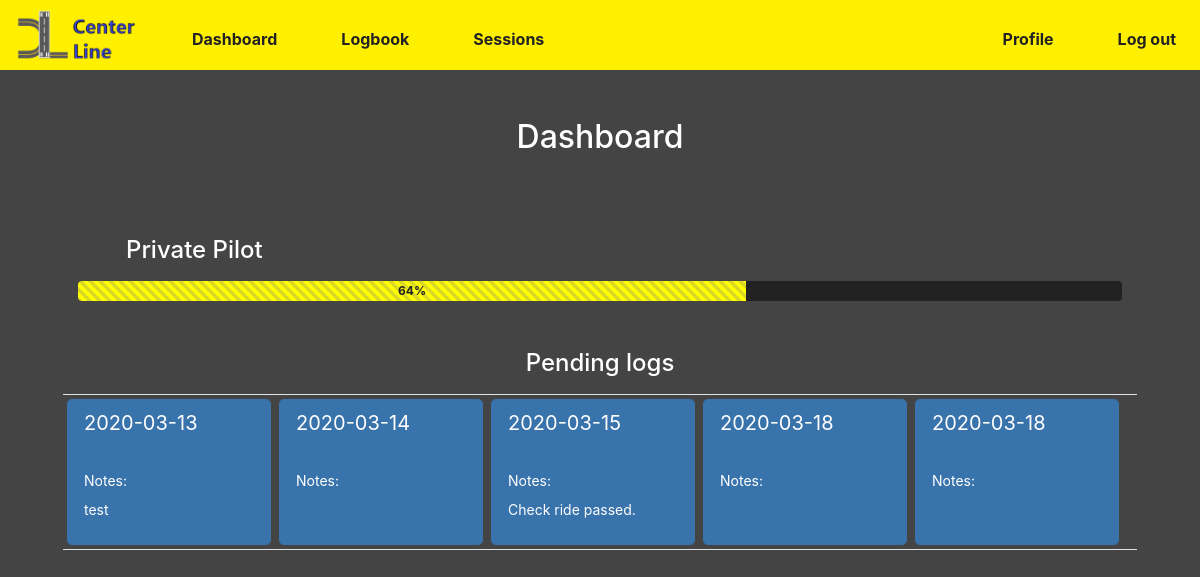
/dashboard (signed in), run on the app's committed database.
### tables this page shows
CREATE TABLE courses (
'id' INTEGER PRIMARY KEY AUTOINCREMENT NOT NULL,
'is_standard' INTEGER DEFAULT 0,
'course_name' TEXT NOT NULL,
'total_hours' REAL,
'dual' REAL,
'pic' REAL,
'cc_dual' REAL,
'night_dual' REAL,
'cc_night' INTEGER,
'takeoff_night' INTEGER,
'land_night' INTEGER,
'maneuver' REAL,
'cc_solo' REAL,
'cc_150' INTEGER,
'takeoff_tower' INTEGER,
'land_tower' INTEGER,
'check_ride_prep' REAL,
'exam' INTEGER,
'check_ride' INTEGER,
'tailwheel' REAL,
'high_performance' REAL,
'mel' REAL
);

CREATE TABLE users (
'id' INTEGER PRIMARY KEY AUTOINCREMENT NOT NULL,
'email' TEXT NOT NULL,
'hash' TEXT NOT NULL,
'firstname' TEXT NOT NULL,
'lastname' TEXT NOT NULL,
'role' TEXT NOT NULL,
'profile_image' TEXT,
'assigned_instructor' INTEGER
, 'progress' INTEGER DEFAULT 0);

CREATE TABLE flightLogs (
'id' INTEGER PRIMARY KEY AUTOINCREMENT NOT NULL,
'user_id' INTEGER NOT NULL,
'confirmation' INTEGER DEFAULT 0,
'notes' TEXT,
'log_type' TEXT,
'date' TEXT NOT NULL,
'route' TEXT,
'aircraft' TEXT,
'aircraft_ident' TEXT,
'sel' REAL,
'mel' REAL,
'tailwheel' REAL,
'high_performance' REAL,
'total_hours' REAL,
'dual' REAL,
'pic' REAL,
'night_dual' REAL,
'takeoff_day' INTEGER,
'land_day' INTEGER,
'takeoff_night' INTEGER,
'land_night' INTEGER,
'takeoff_tower' INTEGER,
'land_tower' INTEGER,
'maneuver' REAL,
'cc_dual' REAL,
'cc_night' INTEGER,
'cc_solo' REAL,
'cc_150' INTEGER,
'instrument_actual' REAL,
'instrument_sim' REAL,
'instrument_approach' INTEGER, 'check_ride_prep' REAL,
FOREIGN KEY(user_id) REFERENCES users(id)
);

### application.py (the view)
@app.route("/dashboard")
@login_required
def dashboard():
    if viewMode == "instructor":
        tbdLogs = db.execute("SELECT firstname, lastname, flightLogs.id, date FROM users JOIN flightLogs ON users.id = flightLogs.user_id WHERE assigned_instructor = :user AND confirmation != 1",
                                user=session["user_id"])
        return render_template("dashboard_instructor.html", tbdLogs=tbdLogs)
    else:
        user = db.execute("SELECT progress FROM users WHERE id = :user_id",
                            user_id=session["user_id"])[0]
        course = db.execute("SELECT course_name FROM courses JOIN courseAssignments ON courses.id = courseAssignments.course_id WHERE user_id = :user_id",
                                user_id=session['user_id'])[0]['course_name']
        tbdLogs = db.execute("SELECT id, date, notes FROM flightLogs WHERE user_id = :user AND confirmation != 1",
                                user=session["user_id"])
        return render_template("dashboard_student.html", user=user, tbdLogs=tbdLogs, course=course)

### application.py (called while the page is built)
@app.after_request
def after_request(response):
    response.headers["Cache-Control"] = "no-cache, no-store, must-revalidate"
    response.headers["Expires"] = 0
    response.headers["Pragma"] = "no-cache"
    return response

### helpers.py (called while the page is built)
def login_required(f):
    @wraps(f)
    def decorated_function(*args, **kwargs):
        if session.get("user_id") is None:
            return redirect("/login")
        return f(*args, **kwargs)
    return decorated_function

### templates/dashboard_student.html (shortened to what this page needs)
{% extends "layout_student.html" %}
{% block main %}
    <h2>Dashboard</h2>
    <br>
    <h4 class="mt-5 mb-3 text-left pl-sm-5 pl-2">{{ course }}</h4>
    <div class="progress">
        <div class="progress-bar progress-bar-striped" role="progressbar" style="width: {{ user['progress'] }}%">{{ user['progress'] }}%</div>
    </div>
    <h4 class="mt-5 mb-3">Pending logs</h4>
    <div class="row border-top border-bottom" style="overflow-x: auto; white-space: nowrap; flex-wrap: nowrap;">
        {% if not tbdLogs %}
            <h3 class="col pt-4 pb-4" style="font-weight: normal;">No pending logs</h3>
        {% else %}
            {% for log in tbdLogs %}
                <a class="btn btn-primary btn-lg m-1 text-left pendingLogs" href="/flight_log/{{ log['id'] }}" style="display: inline-block; float: none;">
                    <p>{{ log['date'] }}</p>
                    <p class="pt-3 mb-2" style="font-size: 14px;">Notes:</p>
                    {% if log['notes'] %}
                        <p style="font-size: 14px;">{{ log['notes'] }}</p>
                    {% endif %}
                </a>
            {% endfor %}
        {% endif %}
    </div>
{% endblock %}

### data on the page
courses: course_name "Private Pilot"
users: progress "64"
flightLogs: date "2020-03-13", notes "test"
flightLogs: date "2020-03-14"
flightLogs: date "2020-03-15", notes "Check ride passed."
flightLogs: date "2020-03-18"
flightLogs: date "2020-03-18"
